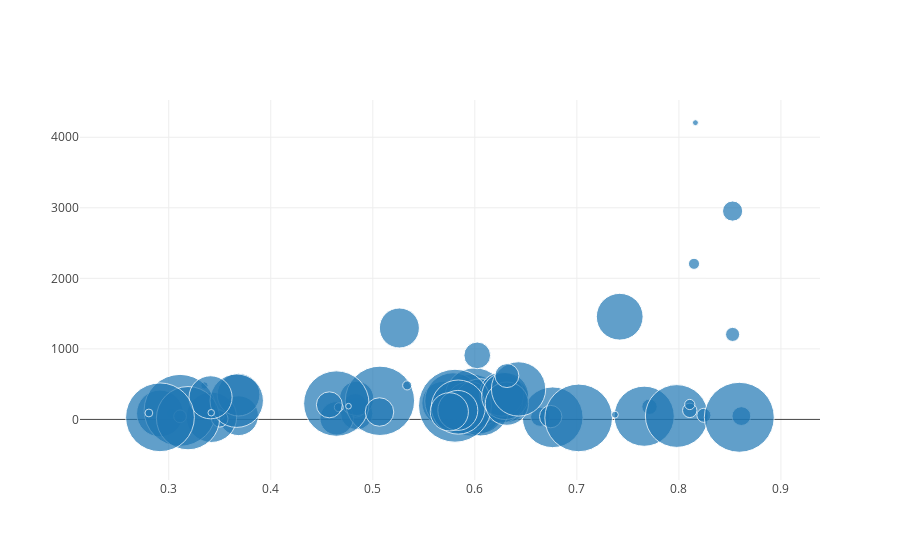

The code cell stored with this chart in its notebook:
### Markdown cell above
Plot the correlations of all sites

### Code cell
s =sitesdf['corr']
trace0 = go.Scatter(
    x=sitesdf['FourDayRainTotal'],
    y=sitesdf['EnteroCount'],
    text =round(s/100,3),
    hoverinfo = 'text',
    mode='markers',
    marker=dict(
        size=sitesdf['corr'],
    )
)

data = [trace0]


plotly.offline.iplot(data, filename='bubblechart-color')
